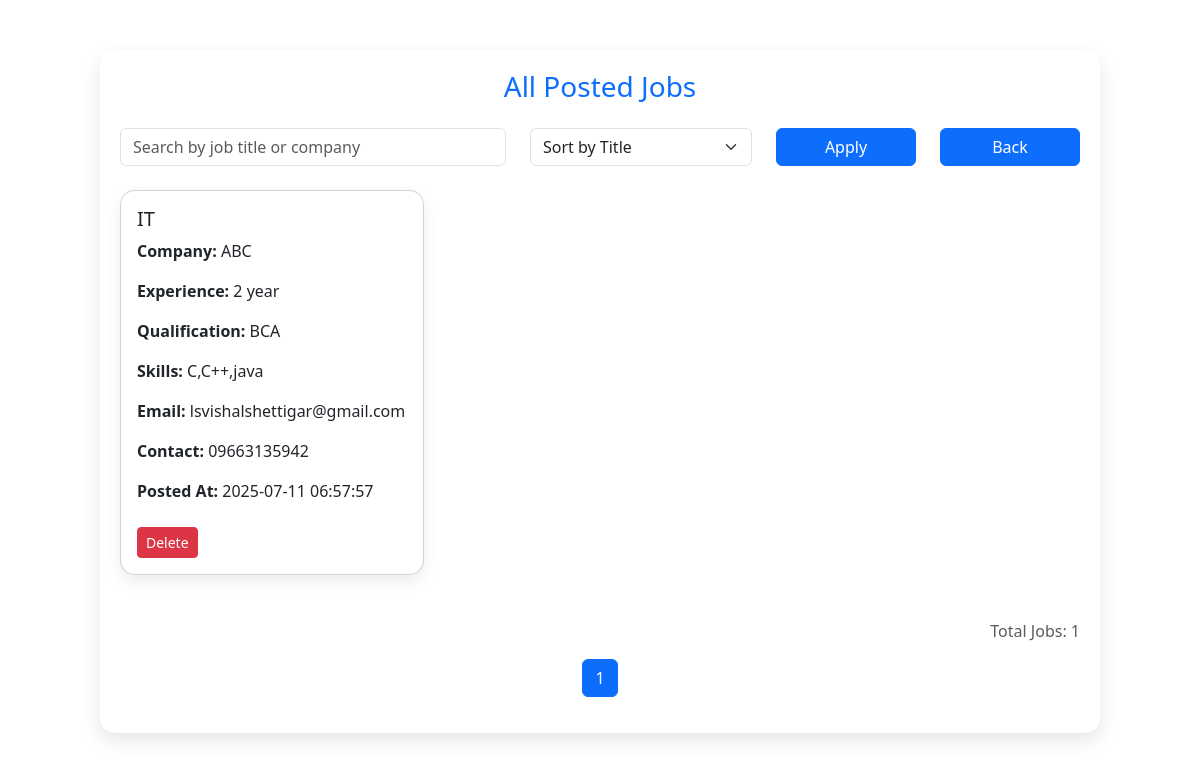
/view-jobs, run on the app's committed database.
### tables this page shows
CREATE TABLE job (
            id INTEGER PRIMARY KEY AUTOINCREMENT,
            recruiter_id INTEGER,
            company TEXT NOT NULL,
            designation TEXT NOT NULL,
            experience_required TEXT,
            qualification TEXT,
            skills_required TEXT,
            contact_number TEXT,
            email TEXT,
            posted_at TIMESTAMP DEFAULT CURRENT_TIMESTAMP
        );

### app.py (the view)
@app.route('/view-jobs')
def view_jobs():
    conn = get_db_connection()
    cursor = conn.cursor()
    search = request.args.get('search', '')
    sort = request.args.get('sort', 'designation')
    page = int(request.args.get('page', 1))
    per_page = 6
    query = "SELECT * FROM job"
    params = []
    if search:
        query += " WHERE company LIKE ? OR designation LIKE ? OR skills_required LIKE ?"
        params.extend([f"%{search}%"] * 3)
    query += f" ORDER BY {sort}"
    cursor.execute(query, params)
    all_jobs = cursor.fetchall()
    total = len(all_jobs)
    total_pages = (total + per_page - 1) // per_page
    jobs = all_jobs[(page - 1) * per_page: page * per_page]
    return render_template("view_jobs.html",
                           jobs=[dict(row) for row in jobs],
                           page=page,
                           total_pages=total_pages,
                           total_jobs=total,
                           request=request,
                           action_status=request.args.get("status"))

### app.py (called while the page is built)
def get_db_connection():
    conn = sqlite3.connect('career_counselor.db')  # Use the correct DB file
    conn.row_factory = sqlite3.Row
    return conn

### templates/view_jobs.html (shortened to what this page needs)
<!DOCTYPE html>
<html lang="en">
<head>
  <link rel="stylesheet" href="https://cdn.jsdelivr.net/npm/bootstrap@5.3.0/dist/css/bootstrap.min.css">
</head>
<body>
  <div class="container job-container">
    <h3 class="text-center text-primary mb-4">All Posted Jobs</h3>
    <form method="GET" action="/view-jobs" class="row mb-4">
      <div class="col-md-5">
        <input type="text" class="form-control" name="search" placeholder="Search by job title or company" value="{{ request.args.get('search', '') }}">
      </div>
      <div class="col-md-3">
        <select name="sort" class="form-select">
          <option value="title" {% if request.args.get('sort') == 'title' %}selected{% endif %}>Sort by Title</option>
        </select>
      </div>
      <div class="col-md-2">
        <button type="submit" class="btn btn-primary w-100">Apply</button>
      </div>
      <div class="col-md-2">
        <a href="/admin-dashboard" class="btn btn-primary w-100">Back</a>
      </div>
    </form>
    <div class="row">
      {% for job in jobs %}
      <div class="col-md-4">
        <div class="card job-card p-3">
  <h5>{{ job.designation }}</h5>
  <p><strong>Company:</strong> {{ job.company }}</p>
  <p><strong>Experience:</strong> {{ job.experience_required }}</p>
  <p><strong>Qualification:</strong> {{ job.qualification }}</p>
  <p><strong>Skills:</strong> {{ job.skills_required }}</p>
  <p><strong>Email:</strong> {{ job.email }}</p>
  <p><strong>Contact:</strong> {{ job.contact_number }}</p>
  <p><strong>Posted At:</strong> {{ job.posted_at }}</p>
  <div class="mt-2">
    <form action="/delete-job/{{ job.id }}" method="POST" class="d-inline">
      <button type="submit" class="btn btn-danger btn-sm" onclick="return confirm('Are you sure you want to delete this job?')">Delete</button>
    </form>
  </div>
</div>
      </div>
      {% endfor %}
    </div>
    <p class="mt-4 text-end text-muted">Total Jobs: {{ total_jobs }}</p>
    <nav aria-label="Page navigation example">
      <ul class="pagination justify-content-center">
        {% for p in range(1, total_pages + 1) %}
        <li class="page-item {% if p == page %}active{% endif %}"><a class="page-link" href="?page={{ p }}&search={{ request.args.get('search', '') }}&sort={{ request.args.get('sort', '') }}">{{ p }}</a></li>
        {% endfor %}
      </ul>
    </nav>
  </div>
</body>
</html>

### templates/view_jobs.html (style rules this page uses)
body { background: url('https://images.unsplash.com/photo-1498050108023-c5249f4df085?auto=format&fit=crop&w=1950&q=80') no-repeat center center fixed; background-size: cover; font-family: 'Segoe UI', sans-serif; margin: 0; padding-top: 50px; }
.job-container { max-width: 1000px; margin: auto; padding: 20px; background: rgba(255, 255, 255, 0.95); border-radius: 15px; box-shadow: 0 8px 20px rgba(0,0,0,0.1); }
.job-card { margin-bottom: 20px; border-radius: 15px; box-shadow: 0 6px 15px rgba(0,0,0,0.08); animation: fadeIn 0.6s ease-in-out; position: relative; }

### data on the page
job: designation "IT", company "ABC", experience_required "2 year", qualification "BCA", skills_required "C,C++,java", email "lsvishalshettigar@gmail.com", contact_number "09663135942", posted_at "2025-07-11 06:57:57"

### other printed values
{{ total_jobs }} "1"
{{ p }} "1"
